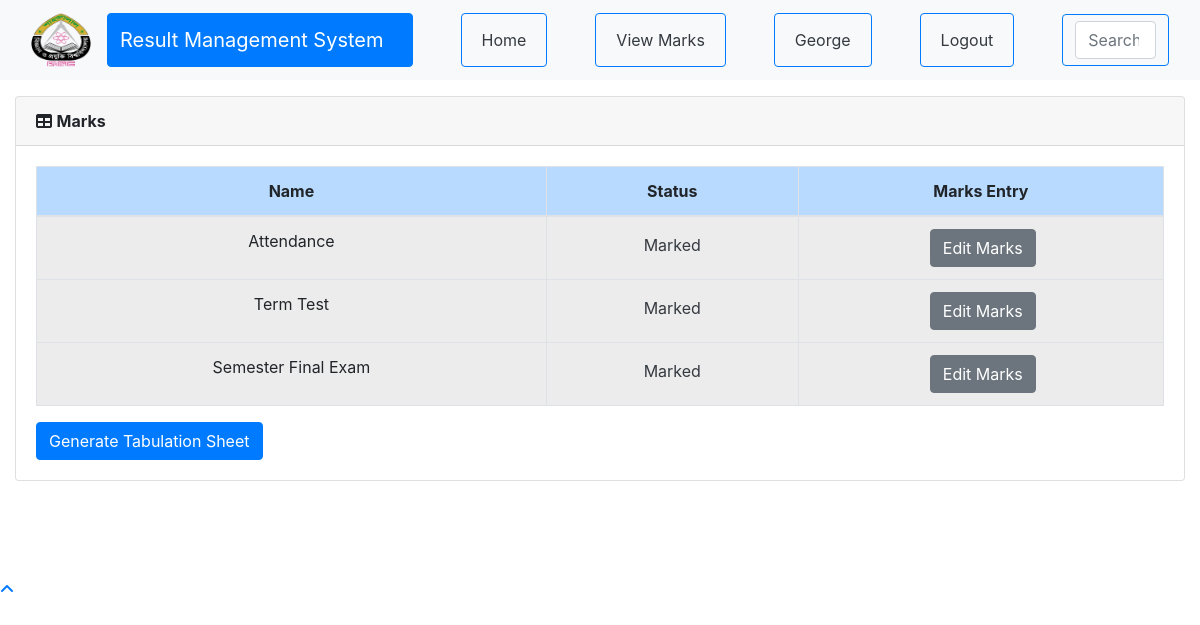
The app's page /result/teacher/1/marks_list/ (signed in) with its own data.
### result/models.py (models this page shows, shortened)
class User(AbstractUser):
    @property
    def is_student(self):
        if hasattr(self, 'student'):
            return True
        return False

class Student(models.Model):
    user = models.OneToOneField(User, on_delete=models.CASCADE, null=True)
    class_id = models.ForeignKey(Class, on_delete=models.CASCADE, default=1)
    department = models.ForeignKey(Department, on_delete=models.CASCADE, default=1)
    registration_number = models.CharField(primary_key='True', max_length=100)
    session = models.CharField(max_length=100, default='2017-18')
    name = models.CharField(max_length=200)

class MarksClass(models.Model):
    assignteacher = models.ForeignKey(AssignTeacher, on_delete=models.CASCADE)
    name = models.CharField(max_length=50, choices=test_name, default='Attendance')
    status = models.BooleanField(default='False')
    class Meta:
        unique_together = (('assignteacher', 'name'),)

### result/views.py (the view)
# urls.py: path('teacher/<int:assign_id>/marks_list/', views.t_marks_list, name='t_marks_list'),
@login_required()
def t_marks_list(request, assign_id):
    id_assign = get_object_or_404(AssignTeacher, id=assign_id)
    m_list = MarksClass.objects.filter(assignteacher=id_assign)
    return render(request, 'result/teacher_marks_list.html', {'m_list': m_list, 'id_assign': id_assign})

### result/templates/result/teacher_marks_list.html
{% extends 'result/base.html' %}
{% block content %}
    <div class="card mb-3">
        <div class="card-header">
              <i class="fas fa-table"></i>
            <b>Marks</b></div>
            <div class="card-body">
              <div class="table-responsive">
                <table class="table table-bordered table-active" id="dataTable" width="100%" cellspacing="0">
                  <thead>
                    <tr class="table-primary">
                        <th class="text-center">Name</th>
                        <th class="text-center">Status</th>
                        <th class="text-center">Marks Entry</th>
                    </tr>
                  </thead>
                  <tbody>
                    {% for m in m_list %}
                    <tr>
                        <td class="text-center">{{ m.name }}</td>
                        {% if not m.status %}
                            <td class="p-3 mb-2  text-dark text-center">Not Marked</td>
                            <td>
                                <a class="btn btn-secondary" href="{% url 't_marks_entry' m.id %}" role="button" style="margin-left: 35%;">Enter Marks</a>
                            </td>
                        {% else %}
                            <td class="p-3 mb-2 text-dark text-center">Marked</td>
                            <td><a class="btn btn-secondary" href="{% url 'edit_marks' m.id %}" role="button" style="margin-left: 35%;">Edit Marks</a> </td>
                        {% endif %}
                    </tr>
                    {% empty %}
                            <p>student has no courses</p>
                    {% endfor %}
                  </tbody>
                </table>
                <a class= "btn btn-primary" href="{% url 'tabulation' id_assign.id%}" role="button">Generate Tabulation Sheet</a>
              </div>
        </div>
    </div>
{% endblock %}

### result/templates/result/base.html (shortened to what this page needs)
<!DOCTYPE html>
<html lang="en">
<head>
  {% load static %}
  <link href="{% static '/bootstrap/vendor/bootstrap/css/bootstrap.min.css' %}" rel="stylesheet">
  <link href="{% static '/bootstrap/vendor/fontawesome-free/css/all.min.css' %}" rel="stylesheet" type="text/css">
  <link href="{% static '/bootstrap/vendor/datatables/dataTables.bootstrap4.css' %}" rel="stylesheet">
  <link href="{% static '/homepage/css/button_table.css' %}" rel="stylesheet">
  <link href="{% static '/bootstrap/css/rms-admin.css' %}" rel="stylesheet">
</head>
<body id="page-top">
  <nav class="navbar navbar-expand-lg navbar-dark bg-light static-top">
    <div class="container-fluid">
      <a class="navbar-brand mr-3" href="#">
        <img src="{% static 'images/logo.png' %}" alt="" width="60" height="54">
      </a>
      <button class="btn btn-primary mr-5" type="button">
      <a class="navbar-brand" href="{% url 'index' %}">Result Management System</a>
    </button>
      <div class="collapse navbar-collapse" id="navbarSupportedContent">
        <ul class="navbar-nav me-auto mb-4 mb-lg-0">
          <li class="nav-item">
            <button class="btn btn-outline-primary mr-5" type="button">
            <a class="nav-link active text-dark" aria-current="page" href="{% url 'index' %}">Home</a>
          </button>
          </li>
          {% if request.user.is_student %}
          <li class="nav-item">
            <button class="btn btn-outline-primary mr-5" type="button">
              <a class="nav-link text-dark" href="{% url 'marks_list' request.user.student.registration_number %}">View Marks</a>
            </button>
          </li>
          {% elif request.user.is_teacher %}
          <li class="nav-item">
            <button class="btn btn-outline-primary mr-5" type="button">
              <a class="nav-link text-dark" href="{% url 't_clas' request.user.teacher.id 2  %}">View Marks</a>
            </button>
          </li>
          {% endif %}
          <li class="nav-item">
            {% if request.user.is_student %}
            <button class="btn btn-outline-primary mr-5" type="button">
              <a class="nav-link text-capitalize text-dark">{{ request.user.student.name }}</a>
            </button>
            {% elif request.user.is_teacher %}
            <button class="btn btn-outline-primary mr-5" type="button">
              <a class="nav-link text-capitalize text-dark">{{ request.user.teacher.name }}</a>
            </button>
            {% endif %}
          </li>
          <li class="nav-item">
            <button class="btn btn-outline-primary mr-5" type="button">
              <a class="nav-link text-dark" href="/accounts/logout">Logout</a>
            </button>
          </li>
        </ul>
        <button class="btn btn-outline-primary me-2" type="button">
          <form class="d-flex">
            <input class="form-control me-2" type="search" placeholder="Search" aria-label="Search">
          </form>
        </button>
      </div>
    </div>
  </nav>
  <div id="wrapper">
    <div id="content-wrapper">
      <div class="container-fluid">
        {% block content %}
        {% endblock %}
      </div>
    </div>
  </div>
  <a class="scroll-to-top rounded" href="#page-top">
    <i class="fas fa-angle-up"></i>
  </a>
</body>
</html>

### records on screen
User: user.student.name "George"
MarksClass: name "Attendance", status "Marked"
MarksClass: name "Term Test", status "Marked"
MarksClass: name "Semester Final Exam", status "Marked"
